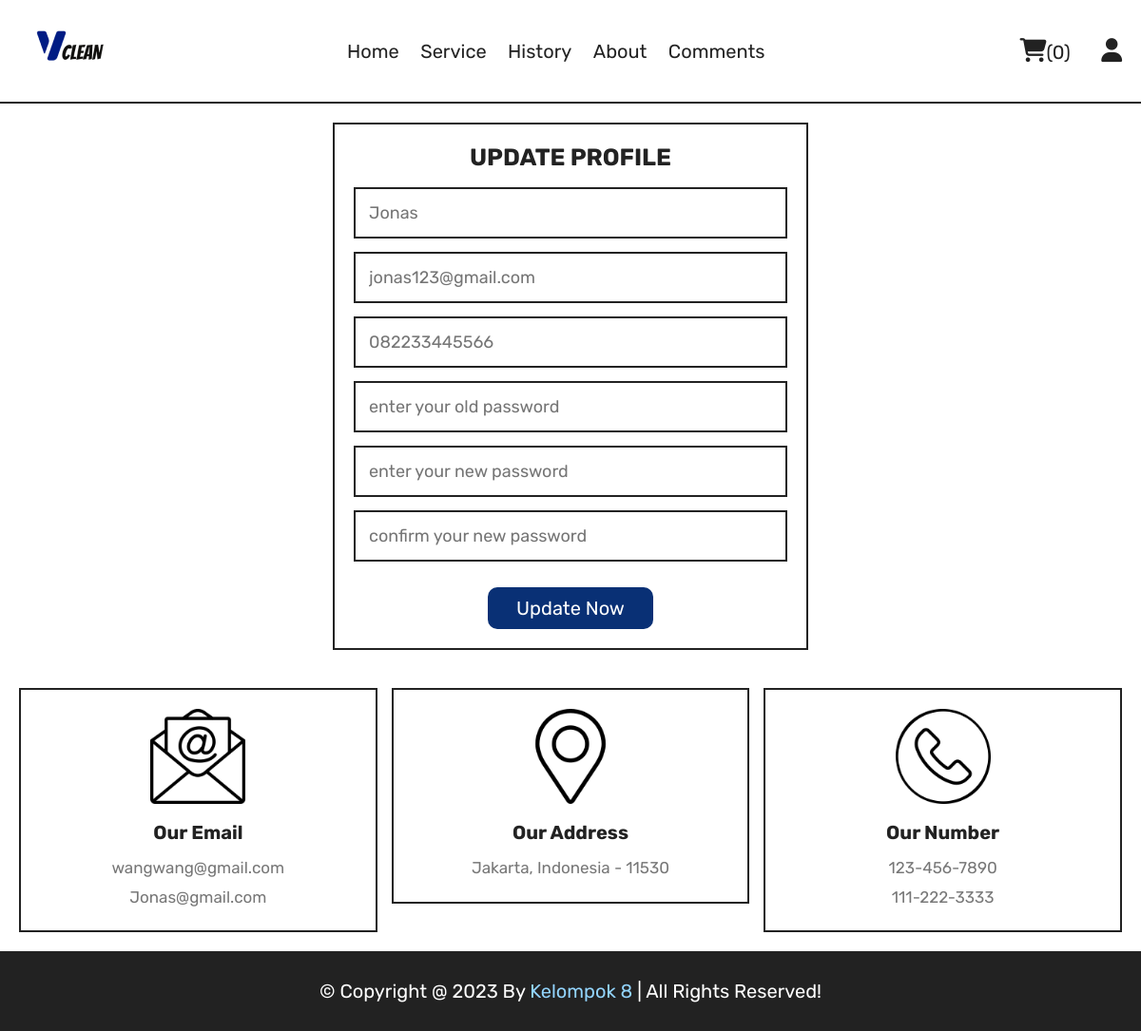
The page /update_profile.php (signed in) on the database its author committed.
### tables this page shows
CREATE TABLE `users` (
  `id` int(100) NOT NULL,
  `name` varchar(20) NOT NULL,
  `email` varchar(50) NOT NULL,
  `number` varchar(13) NOT NULL,
  `password` varchar(50) NOT NULL,
  `address` varchar(500) NOT NULL
);

### update_profile.php (the view, shortened to what this page needs)
<?php
include 'components/connect.php';
?>
<!DOCTYPE html>
<html lang="en">
<head>
   <link rel="stylesheet" href="https://cdnjs.cloudflare.com/ajax/libs/font-awesome/6.1.1/css/all.min.css">
   <link rel="stylesheet" href="css/style.css">
</head>
<body>
<?php include 'components/user_header.php'; ?>
<section class="form-container update-form">
   <form action="" method="post">
      <h3>update profile</h3>
      <input type="text" name="name" placeholder="<?= $fetch_profile['name']; ?>" class="box" maxlength="50">
      <input type="email" name="email" placeholder="<?= $fetch_profile['email']; ?>" class="box" maxlength="50" oninput="this.value = this.value.replace(/\s/g, '')">
      <input type="text" name="number" placeholder="<?= $fetch_profile['number']; ?>" class="box" maxlength="50">
      <input type="password" name="old_pass" placeholder="enter your old password" class="box" maxlength="50" oninput="this.value = this.value.replace(/\s/g, '')">
      <input type="password" name="new_pass" placeholder="enter your new password" class="box" maxlength="50" oninput="this.value = this.value.replace(/\s/g, '')">
      <input type="password" name="confirm_pass" placeholder="confirm your new password" class="box" maxlength="50" oninput="this.value = this.value.replace(/\s/g, '')">
      <input type="submit" value="update now" name="submit" class="btn">
   </form>
</section>
<?php include 'components/footer.php'; ?>
</body>
</html>

### css/style.css (style rules this page uses)
:root { --maincolor:#093075; --lightblue:#93d5ff; --red:#e74c3c; --white:#fff; --black:#222; --light-color:#777; --border:.2rem solid var(--black); }
* { font-family: 'Rubik', sans-serif; margin:0; padding:0; box-sizing: border-box; outline: none; border: none; text-decoration: none; }
html { font-size: 62.5%; overflow-x: hidden; scroll-behavior: smooth; stop-opacity: 7rem; }
section { margin:0 auto; max-width: 1200px; padding:2rem; }
.btn, .delete-btn { margin-top: 2rem; display: inline-block; font-size: 2rem; padding:1rem 3rem; cursor: pointer; text-transform: capitalize; transition: .2s linear; }
.btn { background-color: #093075; color:var(--white); border-radius: 10px; }
.form-container form { border:var(--border); margin:0 auto; max-width: 50rem; padding:2rem; text-align: center; }
.form-container form h3 { font-size: 2.5rem; color:var(--black); text-transform: uppercase; margin-bottom: 1rem; }
.form-container form .box { margin:.7rem 0; width: 100%; border:var(--border); padding:1.4rem; font-size: 1.8rem; color:var(--black); }

### rows shown on the page
users: name "Jonas", email "jonas123@gmail.com", number "082233445566"

### other values the page prints
$total_cart_items "0"
